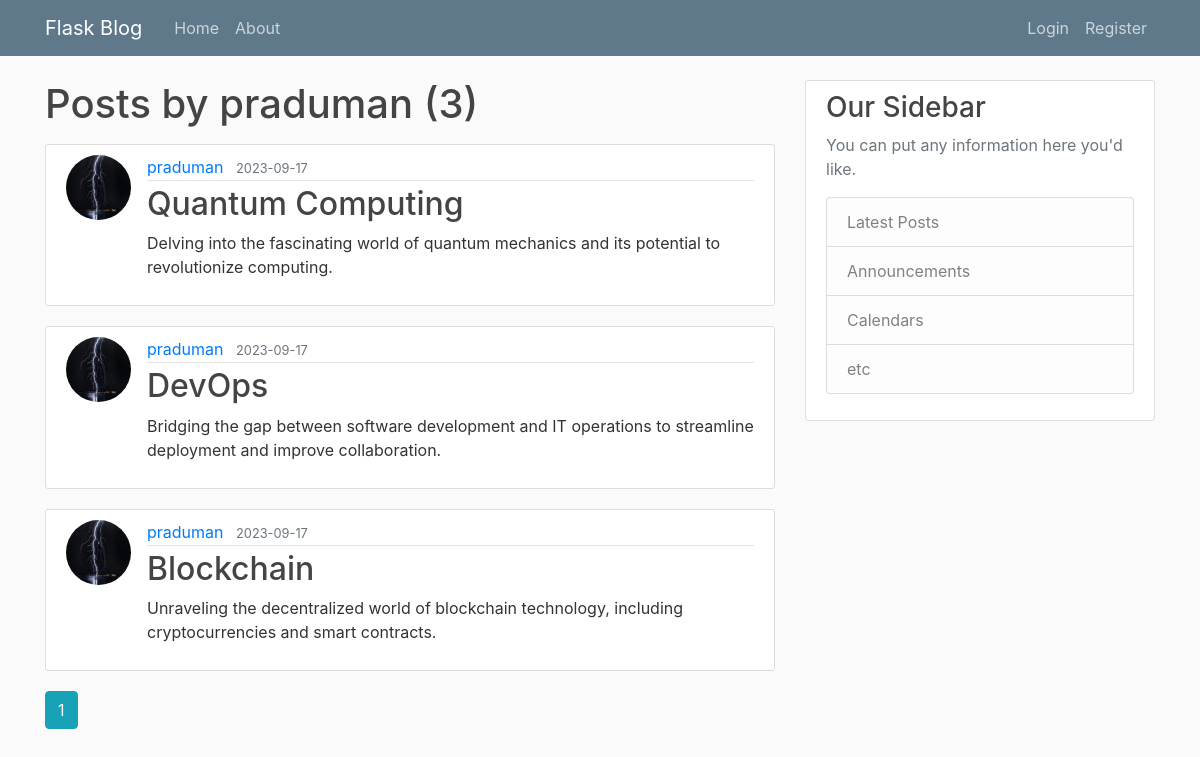
The page /user/praduman on the database its author committed.
### flaskblog/models.py (models this page shows, shortened)
class User(db.Model, UserMixin):
    id = db.Column(db.Integer, primary_key=True)
    username = db.Column(db.String(20), unique=True, nullable=False)
    email = db.Column(db.String(120), unique=True, nullable=False)
    image_file = db.Column(db.String(20), nullable=False, default='default.jpg')
    password = db.Column(db.String(60), nullable=False)
    posts = db.relationship('Post', backref='author', lazy=True)

class Post(db.Model):
    id = db.Column(db.Integer, primary_key=True)
    title = db.Column(db.String(100), nullable=False)
    date_posted = db.Column(db.DateTime, nullable=False, default=datetime.utcnow)
    content = db.Column(db.Text, nullable=False)
    user_id = db.Column(db.Integer, db.ForeignKey('user.id'), nullable=False)

### flaskblog/users/routes.py (the view)
@users.route("/user/<string:username>")
def user_posts(username):
    page = request.args.get('page', 1, type=int)
    user = User.query.filter_by(username=username).first_or_404()
    posts = Post.query.filter_by(author=user)\
        .order_by(Post.date_posted.desc())\
        .paginate(page=page, per_page=5)
    return render_template('user_posts.html', posts=posts, user=user)

### flaskblog/templates/user_posts.html
{% extends "layout.html" %}
{% block content %}
<h1 class="mb-3">Posts by {{ user.username }} ({{ posts.total }})</h1>
{% for post in posts.items %}
<article class="media content-section">
    <img class="rounded-circle article-img"
        src="{{ url_for('static', filename='profile_pics/' + post.author.image_file) }}">
    <div class="media-body">
        <div class="article-metadata">
            <a class="mr-2" href="{{ url_for('users.user_posts', username=post.author.username) }}">{{
                post.author.username }}</a>
            <small class="text-muted">{{ post.date_posted.strftime('%Y-%m-%d') }}</small>
        </div>
        <h2><a class="article-title" href="{{ url_for('posts.post', post_id=post.id) }}">{{ post.title }}</a></h2>
        <p class="article-content">{{ post.content }}</p>
    </div>
</article>
{% endfor %}
{% for page_num in posts.iter_pages(left_edge=1, right_edge=1, left_current=1, right_current=2) %}
{% if page_num %}
{% if posts.page == page_num %}
<a class="btn btn-info mb-4" href="{{ url_for('users.user_posts', username=user.username, page=page_num) }}">{{ page_num
    }}</a>
{% else %}
<a class="btn btn-outline-info mb-4" href="{{ url_for('users.user_posts', username=user.username, page=page_num) }}">{{
    page_num }}</a>
{% endif %}
{% else %}
...
{% endif %}
{% endfor %}
{% endblock content %}

### flaskblog/static/main.css (style rules this page uses)
body { background: #fafafa; color: #333333; margin-top: 5rem; }
h1, h2, h3, h4, h5, h6 { color: #444444; }
.content-section { background: #ffffff; padding: 10px 20px; border: 1px solid #dddddd; border-radius: 3px; margin-bottom: 20px; }
.article-title { color: #444444; }
.article-content { white-space: pre-line; }
.article-img { height: 65px; width: 65px; margin-right: 16px; }
.article-metadata { padding-bottom: 1px; margin-bottom: 4px; border-bottom: 1px solid #e3e3e3 }

### rows shown on the page
User: username "praduman"
Post: image_file (picture), author.username "praduman", date_posted "2023-09-17", title "Quantum Computing", content "Delving into the fascinating world of quantum mechanics and its potential to revolutionize computing."
Post: image_file (picture), author.username "praduman", date_posted "2023-09-17", title "DevOps", content "Bridging the gap between software development and IT operations to streamline deployment and improve collaboration."
Post: image_file (picture), author.username "praduman", date_posted "2023-09-17", title "Blockchain", content "Unraveling the decentralized world of blockchain technology, including cryptocurrencies and smart contracts."

### other values the page prints
{{ posts.total }} "3"
{{ page_num }} "1"
